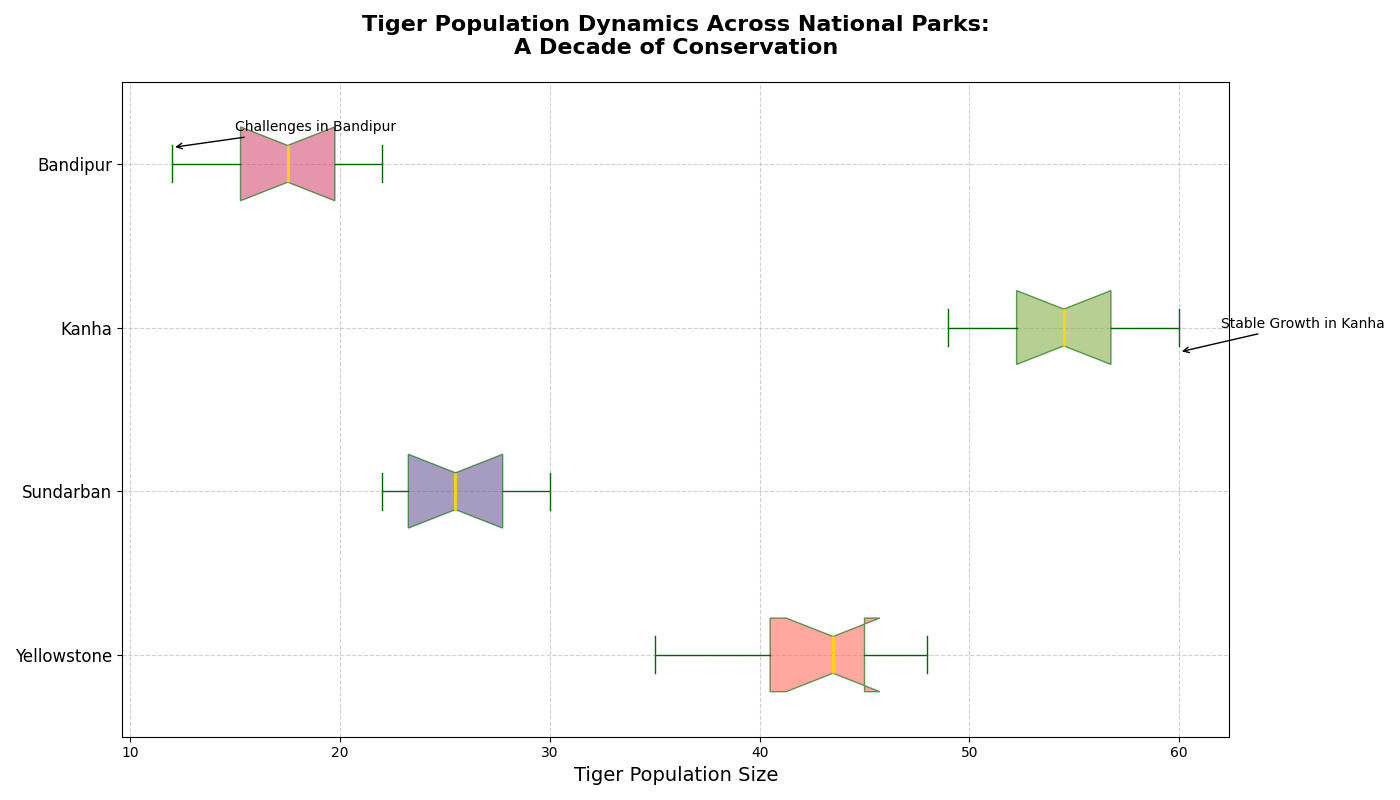

Source code (Python):
import matplotlib.pyplot as plt

populations_yellowstone = [35, 40, 45, 42, 38, 44, 47, 48, 43, 45]
populations_sundarban = [23, 25, 26, 24, 22, 23, 27, 29, 28, 30]
populations_kanha = [51, 49, 52, 54, 53, 55, 57, 56, 59, 60]
populations_bandipur = [12, 14, 15, 16, 18, 17, 19, 21, 20, 22]

parks = ['Yellowstone', 'Sundarban', 'Kanha', 'Bandipur']
populations_data = [populations_yellowstone, populations_sundarban, populations_kanha, populations_bandipur]

plt.figure(figsize=(14, 8))
boxplot = plt.boxplot(populations_data, vert=False, patch_artist=True, notch=True,
            boxprops=dict(facecolor='lightgreen', color='darkgreen', alpha=0.6),
            capprops=dict(color='darkgreen'),
            whiskerprops=dict(color='darkgreen'),
            flierprops=dict(marker='o', color='red', alpha=0.5),
            medianprops=dict(color='gold', linewidth=2))

# Custom colors for each box
new_colors = ['#ff6f61', '#6b5b95', '#88b04b', '#d65076']
for patch, color in zip(boxplot['boxes'], new_colors):
    patch.set_facecolor(color)

plt.yticks([1, 2, 3, 4], parks, fontsize=12)
plt.xlabel('Tiger Population Size', fontsize=14)
plt.title('Tiger Population Dynamics Across National Parks:\nA Decade of Conservation',
          fontsize=16, weight='bold', pad=20)

plt.annotate('Stable Growth in Kanha', xy=(60, 2.85), xytext=(62, 3),
             arrowprops=dict(facecolor='black', arrowstyle='->'),
             fontsize=10, color='black')

plt.annotate('Challenges in Bandipur', xy=(12, 4.1), xytext=(15, 4.2),
             arrowprops=dict(facecolor='black', arrowstyle='->'),
             fontsize=10, color='black')

plt.grid(True, linestyle='--', alpha=0.6)
plt.tight_layout()

plt.show()
